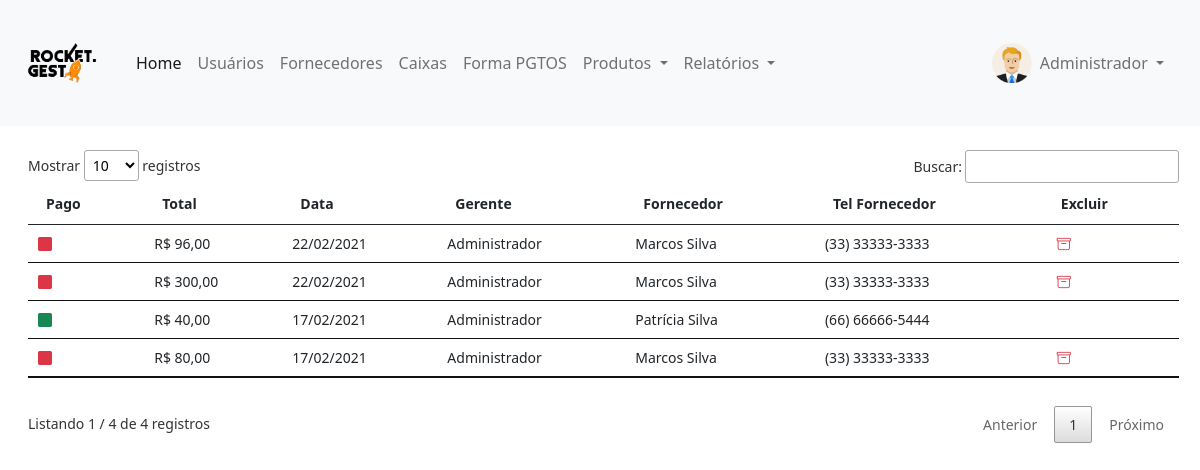
/pdv/painel-adm/index.php?pagina=compras (signed in), run on the app's committed database.
### tables this page shows
CREATE TABLE `usuarios` (
  `id` int(11) NOT NULL,
  `nome` varchar(50) NOT NULL,
  `email` varchar(50) NOT NULL,
  `cpf` varchar(20) NOT NULL,
  `senha` varchar(20) NOT NULL,
  `nivel` varchar(20) NOT NULL
);

CREATE TABLE `compras` (
  `id` int(11) NOT NULL,
  `total` decimal(8,2) NOT NULL,
  `data` date NOT NULL,
  `usuario` int(11) NOT NULL,
  `fornecedor` int(11) NOT NULL,
  `pago` varchar(5) NOT NULL
);

CREATE TABLE `fornecedores` (
  `id` int(11) NOT NULL,
  `nome` varchar(50) NOT NULL,
  `tipo_pessoa` varchar(10) NOT NULL,
  `cpf` varchar(20) DEFAULT NULL,
  `email` varchar(50) DEFAULT NULL,
  `telefone` varchar(20) DEFAULT NULL,
  `endereco` varchar(120) DEFAULT NULL
);

### pdv/painel-adm/compras.php (the view, shortened to what this page needs)
<?php
$pag = 'compras';
require_once('../conexao.php');
?>
<div class="mt-4" style="margin-right:25px">
	<?php
	$query = $pdo->query("SELECT * from compras order by id desc");
	$res = $query->fetchAll(PDO::FETCH_ASSOC);
	$total_reg = @count($res);
	if($total_reg > 0){
		?>
		<small>
			<table id="example" class="table table-hover my-4" style="width:100%">
				<thead>
					<tr>
						<th>Pago</th>
						<th>Total</th>
						<th>Data</th>
						<th>Gerente</th>
						<th>Fornecedor</th>
						<th>Tel Fornecedor</th>
						<th>Excluir</th>
					</tr>
				</thead>
				<tbody>
					<?php
					for($i=0; $i < $total_reg; $i++){
							$id_usu = $res[$i]['usuario'];
						$query_f = $pdo->query("SELECT * from usuarios where id = '$id_usu'");
						$res_f = $query_f->fetchAll(PDO::FETCH_ASSOC);
						$total_reg_f = @count($res_f);
						if($total_reg_f > 0){
							$nome_usuario = $res_f[0]['nome'];
						}
						$id_forn = $res[$i]['fornecedor'];
						$query_f = $pdo->query("SELECT * from fornecedores where id = '$id_forn'");
						$res_f = $query_f->fetchAll(PDO::FETCH_ASSOC);
						$total_reg_f = @count($res_f);
						if($total_reg_f > 0){
							$nome_forn = $res_f[0]['nome'];
							$tel_forn = $res_f[0]['telefone'];
						}
						if($res[$i]['pago'] == 'Sim'){
							$classe = 'text-success';
						}else{
							$classe = 'text-danger';
						}
						?>
						<tr>
							<td>								<i class="bi bi-square-fill <?php echo $classe ?>"></i>
								</td>
							<td>R$ <?php echo number_format($res[$i]['total'], 2, ',', '.'); ?></td>
							<td><?php echo implode('/', array_reverse(explode('-', $res[$i]['data']))); ?></td>
							<td><?php echo $nome_usuario ?></td>
							<td><?php echo $nome_forn ?></td>
							<td><?php echo $tel_forn ?></td>
							<td>
								<?php if($res[$i]['pago'] != 'Sim'){ ?>
								<a href="index.php?pagina=<?php echo $pag ?>&funcao=deletar&id=<?php echo $res[$i]['id'] ?>" title="Excluir Registro" style="text-decoration: none">
									<i class="bi bi-archive text-danger mx-1"></i>
								</a>
							<?php } ?>
							</td>
						</tr>
					<?php } ?>
				</tbody>
			</table>
		</small>
	<?php }else{
		echo '<p>Não existem dados para serem exibidos!!';
	} ?>
</div>

### pdv/painel-adm/index.php (shortened to what this page needs)
<?php
require_once('../conexao.php');
$menu1 = 'home';
$menu2 = 'usuarios';
$menu3 = 'fornecedores';
$menu4 = 'categorias';
$menu5 = 'produtos';
$menu6 = 'compras';
$menu7 = 'caixas';
$menu8 = 'forma_pgtos';
$query = $pdo->query("SELECT * from usuarios WHERE id = '$_SESSION[id_usuario]'");
$res = $query->fetchAll(PDO::FETCH_ASSOC);
$nome_usu = $res[0]['nome'];
 ?>
<!DOCTYPE html>
<html>
<head>
	<link href="https://cdn.jsdelivr.net/npm/bootstrap@5.0.0-beta1/dist/css/bootstrap.min.css" rel="stylesheet">
	<link rel="stylesheet" type="text/css" href="../vendor/DataTables/datatables.min.css"/>
	<link rel="stylesheet" href="https://cdn.jsdelivr.net/npm/bootstrap-icons@1.3.0/font/bootstrap-icons.css">
</head>
<body>
	<nav class="navbar navbar-expand-lg navbar-light bg-light">
  <div class="container-fluid">
    <a class="navbar-brand" href="index.php">
    	<img src="../img/logo-texto-escuro.png" width="100">
    </a>
    <div class="collapse navbar-collapse" id="navbarSupportedContent">
      <ul class="navbar-nav me-auto mb-2 mb-lg-0">
        <li class="nav-item">
          <a class="nav-link active" aria-current="page" href="index.php?pagina=<?php echo $menu1 ?>">Home</a>
        </li>
        <li class="nav-item">
          <a class="nav-link" href="index.php?pagina=<?php echo $menu2 ?>">Usuários</a>
        </li>
         <li class="nav-item">
          <a class="nav-link" href="index.php?pagina=<?php echo $menu3 ?>">Fornecedores</a>
        </li>
        <li class="nav-item">
          <a class="nav-link" href="index.php?pagina=<?php echo $menu7 ?>">Caixas</a>
        </li>
        <li class="nav-item">
          <a class="nav-link" href="index.php?pagina=<?php echo $menu8 ?>">Forma PGTOS</a>
        </li>
        <li class="nav-item dropdown">
          <a class="nav-link dropdown-toggle" href="#" id="navbarDropdown" role="button" data-bs-toggle="dropdown" aria-expanded="false">
            Produtos
          </a>
        </li>
        <li class="nav-item dropdown">
          <a class="nav-link dropdown-toggle" href="#" id="navbarDropdown" role="button" data-bs-toggle="dropdown" aria-expanded="false">
            Relatórios
          </a>
        </li>
      </ul>
      <div class="d-flex mx-3">
        <img src="../img/icone-user.png" width="40px" height="40px">
    <div class="collapse navbar-collapse" id="navbarNavDarkDropdown">
      <ul class="navbar-nav">
        <li class="nav-item dropdown">
          <a class="nav-link dropdown-toggle" href="#" id="navbarDarkDropdownMenuLink" role="button" data-bs-toggle="dropdown" aria-expanded="false">
            <?php echo $nome_usu ?>
          </a>
        </li>
      </ul>
    </div>
       </div>
    </div>
  </div>
</nav>
<div class="container-fluid mt-2 mx-3">
<?php
if(@$_GET['pagina'] == $menu1){
	require_once($menu1. '.php');
}
else if(@$_GET['pagina'] == $menu2){
	require_once($menu2. '.php');
}
else if(@$_GET['pagina'] == $menu3){
	require_once($menu3. '.php');
}
else if(@$_GET['pagina'] == $menu4){
	require_once($menu4. '.php');
}
else if(@$_GET['pagina'] == $menu5){
  require_once($menu5. '.php');
}
else if(@$_GET['pagina'] == $menu6){
  require_once($menu6. '.php');
}
 ?>
</div>
</body>
</html>

### data on the page
usuarios: nome "Administrador"
compras: total "96,00", data "22/02/2021", usuarios.nome "Administrador", fornecedores.nome "Marcos Silva", fornecedores.telefone "(33) 33333-3333"
compras: total "300,00", data "22/02/2021", usuarios.nome "Administrador", fornecedores.nome "Marcos Silva", fornecedores.telefone "(33) 33333-3333"
compras: total "40,00", data "17/02/2021", usuarios.nome "Administrador", fornecedores.nome "Patrícia Silva", fornecedores.telefone "(66) 66666-5444"
compras: total "80,00", data "17/02/2021", usuarios.nome "Administrador", fornecedores.nome "Marcos Silva", fornecedores.telefone "(33) 33333-3333"
